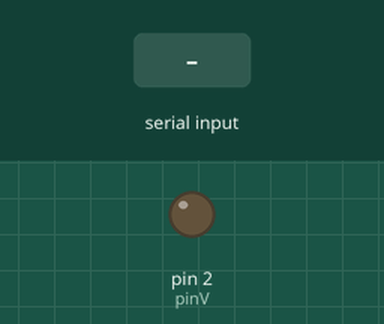
Recording of a sketch running on a simulated Arduino Uno, built with avr-gcc and run on an emulated ATmega328P. On the bench: output pins drawn as LEDs (lit = HIGH). Inputs (shaded band) come from the test bench.

Above: at 1.2 s.
1.3 s: "E" received over Serial
At 2.3 s:
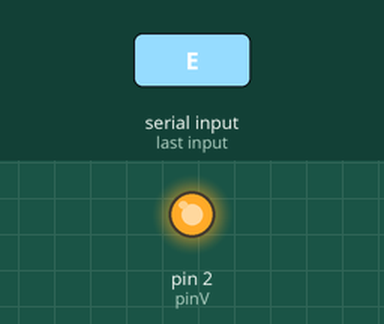
2.8 s: "A" received over Serial
At 3.4 s:
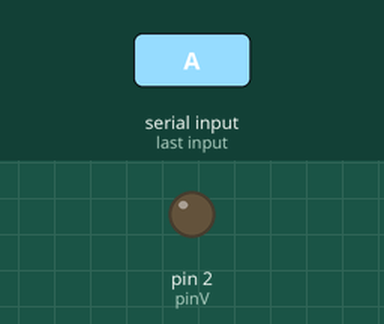
Timing chart, 0 to 5.8 s (numbered marks = the images above; inputs shaded):
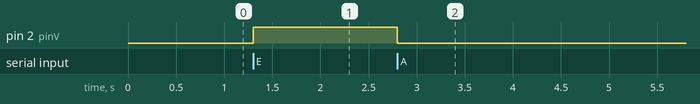

The sketch:

VentiladorControladoDesdeElCelularPorBluetooth_Pag68_.ino
```cpp
/* TRANSCRITO  POR GUSTAVO JARRO CALLIZAYA*/
 /*DEL*/
 /*TEXTO: ROBOTICA CON ARDUINO 3º (SECUNDARIA COMUNITARIA PRODUCTIVA
 * ) "TECHHOME"*/
  /* PRACTICA:VENTILADOR CONTROLADO DESDE CELULAR POR BLUETOOTH
  PAGINA 68 DEL TEXTO*   */
int pinV = 2;
char estado = 'A';
void setup() {
  // put your setup code here, to run once:
Serial.begin(9600);
pinMode(pinV, OUTPUT);

}

void loop() {
  // put your main code here, to run repeatedly:
if(Serial.available() !=0){
  estado = Serial.read();
}
switch ( estado){
  case 'E': digitalWrite(pinV, HIGH); break;
  case 'A': digitalWrite(pinV, LOW); break;
}
}
```

Measured:
- after the input at 1.3 s, pin 2 (pinV): LOW → HIGH at once
- after the input at 2.8 s, pin 2 (pinV): HIGH → LOW at once
